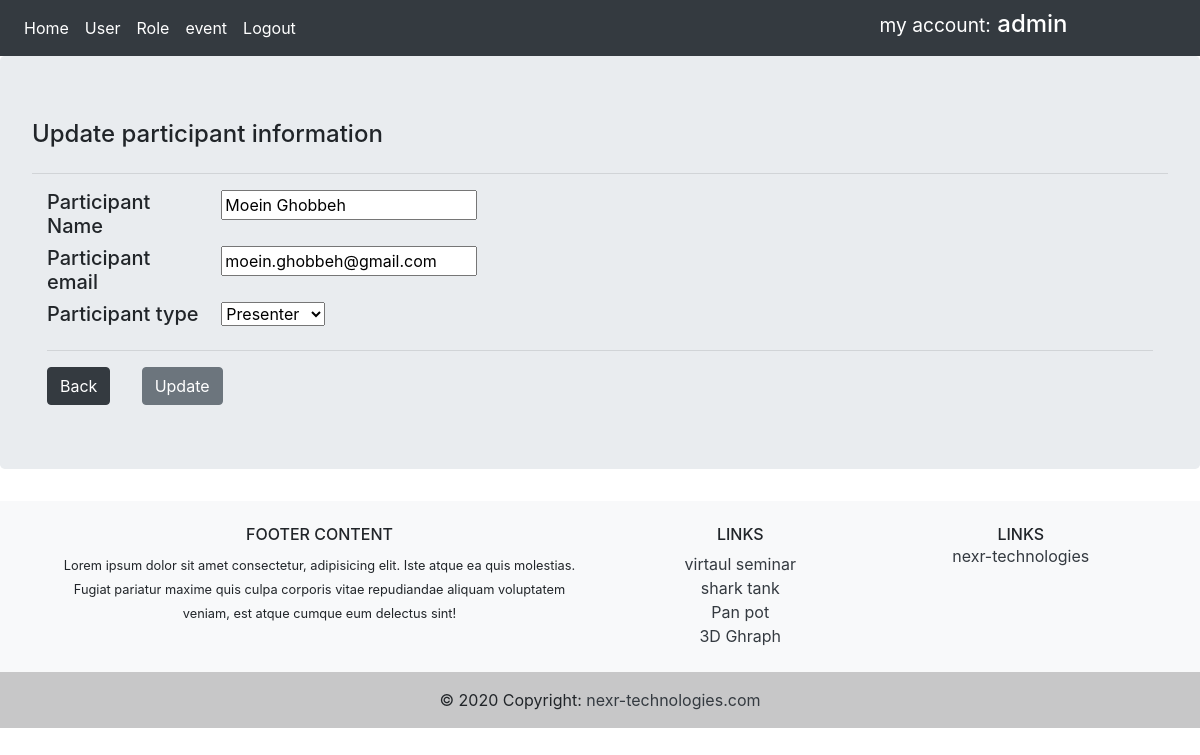
Page /participantDetail/2/1/update (signed in) on the earlier database version.
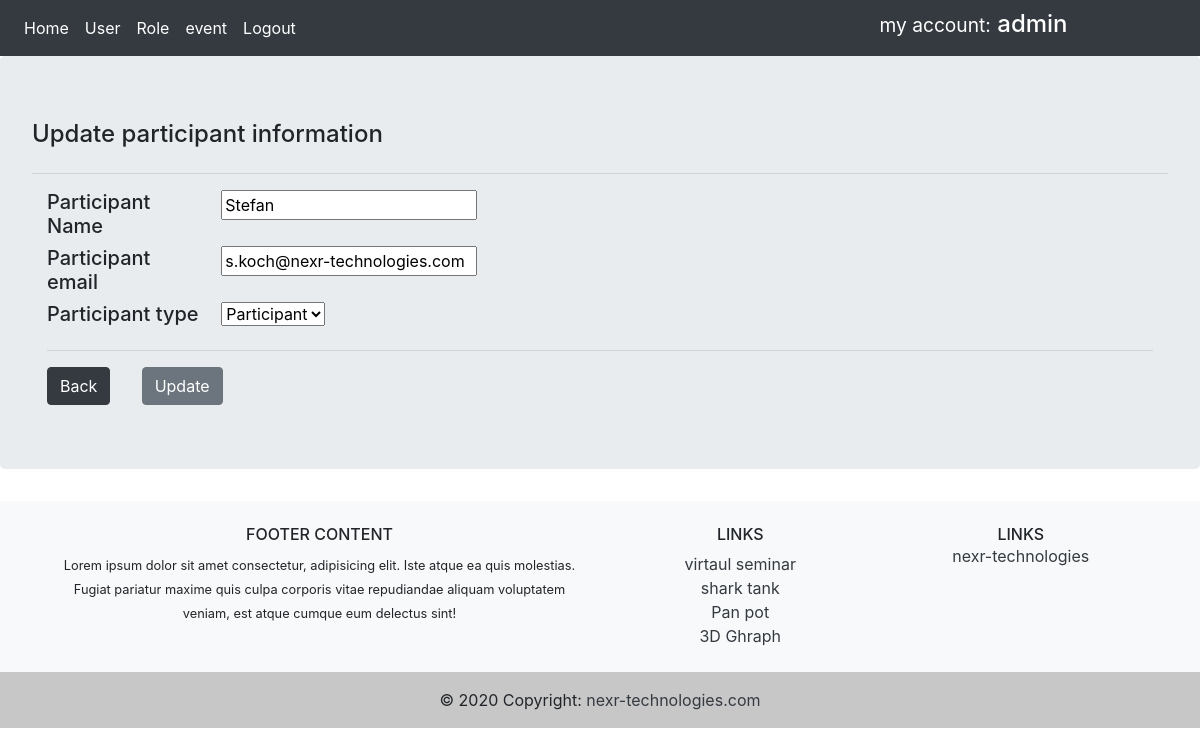
Same page on the later database version.
### app/models.py (models this page shows, shortened)
class Participant(db.Model):
    id = db.Column(db.Integer, primary_key=True)
    name = db.Column(db.String(25), nullable=True)
    email = db.Column(db.String(50), nullable=False)
    event_id = db.Column(db.Integer, db.ForeignKey('event.id'), nullable=False)
    Participanttypes_id = db.Column(db.Integer, db.ForeignKey('participanttypes.id'), nullable=False)
    unique_id = db.Column(db.Integer, nullable=False)

### app/routes.py (the view)
@app.route('/participantDetail/<int:participant_id>/<int:event_id>/update', methods=['GET', 'POST'])
@login_required
def participant_update(participant_id, event_id):
    Access = checkAccess()
    form = AddParticipantForm()
    if request.method == 'POST':
        regex = '^[a-z0-9]+[\._]?[a-z0-9]+[@]\w+[.]\w{2,3}$'
        if re.match(regex, str(form.email.data)):
            participant = Participant.query.get_or_404(participant_id)
            participant.name = form.name.data
            participant.email = form.email.data
            participant.Participanttypes_id = form.participant_type.data
            db.session.commit()
            flash('Participant updated', 'info')
            return redirect(url_for('participantDetail', participant_id=participant_id, event_id=participant.event_id))
        else:
            flash('Please enter valid address', 'danger')
            return redirect(url_for('participantDetail', participant_id=participant_id, event_id=event_id))
    else:
        participantform = AddParticipantForm()
        participant = Participant.query.filter_by(
            id=participant_id, event_id=event_id).first()
        participanttypes = Participanttypes.query.filter_by(
            id=participant.Participanttypes_id).first()
        participantform.participant_type.choices = [
            (types.id, types.type) for types in Participanttypes.query.all()]
        participantform.participant_type.default = participanttypes.id
        participantform.process()
        participantform.name.data = participant.name
        participantform.email.data = participant.email
        participantform.event_id.data = event_id
        participantform.id.data = participant_id
        return render_template('participant_update.html', form=participantform,  Access=Access)

### app/forms.py
class AddParticipantForm(FlaskForm):
    id = StringField('id')
    name = StringField('Participant Name', validators=[DataRequired()])
    email = StringField('Participant E-mail', validators=[
                        DataRequired(), Email()])
    events = SelectField('event')
    event_name = StringField('Event Name')
    event_id = StringField('Event ID')
    participant_type = SelectField('Participant Type')

### app/models.py (called while the page is built)
@login_manager.user_loader
def load_user(user_id):
    return User.query.get(int(user_id))

### app/routes.py (called while the page is built)
def checkAccess():
    Access = False
    user = Role.query.filter_by(rolename_id=2, user_id=current_user.id).first()
    if user or current_user.is_authenticated or current_user.username == 'admin':
        Access = True
    return Access

### app/templates/participant_update.html (shortened to what this page needs)
{% extends 'base.html' %}
{% block content %}
<div class="container">
    <div class="row">
        <div>
            <h4> Update participant information</h4>
        </div>
    </div>
</div>
<hr />
<form action="" method="POST">
    <div class="container">
        <div class="row">
            <div class="col-2">
               <h5> Participant Name </h5>
            </div>
            <div>
                {{ form.name }}
            </div>
        </div>
        <div class="row">
            <div class="col-2">
               <h5> Participant email </h5>
            </div>
            <div>
                {{ form.email}}
            </div>
        </div>
        <div class="row">
            <div class="col-2">
               <h5> Participant type </h5>
            </div>
            <div>
                {{ form.participant_type }}
            </div>
        </div>
        <hr />
        <div class="row">
            <div class="col-1">
                <a href="{{ url_for('participant', event_id=form.event_id.data ) }}" class="btn btn-dark">Back</a>
            </div>
            {% if Access  %}
            <div class="col-1">
                <input type="submit" value="Update" class="btn btn-secondary">
            </div>
            {% endif %}
        </div>
    </div>
</form>
{% endblock %}

Differences in the rows shown:
changed Participant: name "Moein Ghobbeh" → "Stefan"; email "moein.ghobbeh@gmail.com" → "s.koch@nexr-technologies.com"
Other differences:
form field participant_type: "Presenter" → "Participant"
